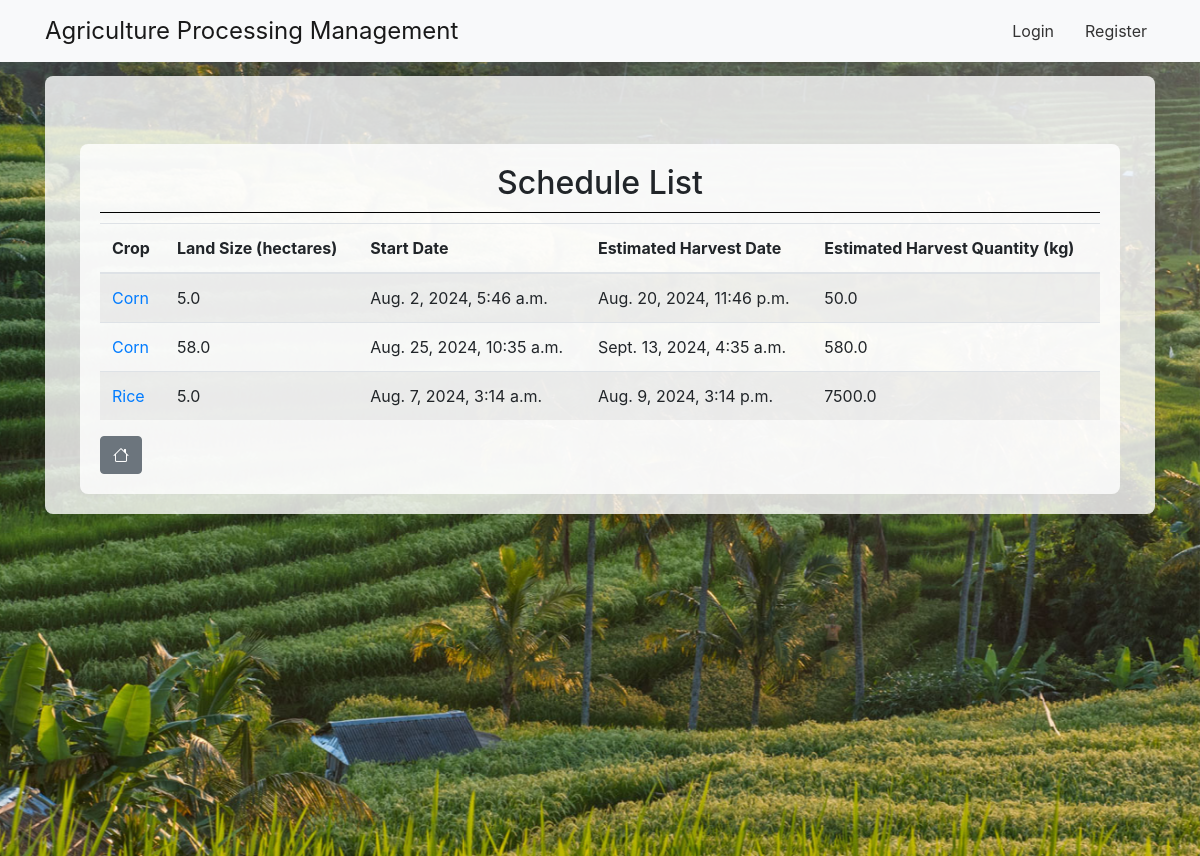
Screenshot of /schedule-list/ with the database file from the repository.
### APM_APP/models.py (models this page shows, shortened)
class FarmerAgriculturalWork(models.Model):
    user = models.ForeignKey(User, on_delete=models.CASCADE)
    crop = models.ForeignKey(Crop, on_delete=models.CASCADE)
    land_size = models.FloatField()
    start_date = models.DateTimeField()
    estimated_harvest_date = models.DateTimeField(null=True, blank=True)
    estimated_harvest_quantity = models.FloatField(null=True, blank=True)

class Crop(models.Model):
    name = models.CharField(max_length=100)
    description = models.TextField()

### APM_APP/views.py (the view)
# urls.py: path('schedule-list/', views.ScheduleListView.as_view(), name='schedule_list'),
class ScheduleListView(View):
    def get(self, request):
        calendars = FarmerAgriculturalWork.objects.all()
        return render(request, 'schedule_list.html', {'calendars': calendars})

### APM_APP/templates/schedule_list.html (shortened to what this page needs)
{% extends "base.html" %}
{% load crispy_forms_tags %}
{% block content %}
<div class="container mt-5">
    <div class="content-wrapper">
        <h2 class="text-center">Schedule List</h2>
        <div class="separator"></div>
        <table class="table table-striped">
            <thead>
                <tr>
                    <th>Crop</th>
                    <th>Land Size (hectares)</th>
                    <th>Start Date</th>
                    <th>Estimated Harvest Date</th>
                    <th>Estimated Harvest Quantity (kg)</th>
                </tr>
            </thead>
            <tbody>
                {% for calendar in calendars %}
                    <tr>
                        <td>
                            <a href="{% url 'calendar_detail' calendar.pk %}">{{ calendar.crop.name }}</a>
                        </td>
                        <td>{{ calendar.land_size }}</td>
                        <td>{{ calendar.start_date }}</td>
                        <td>{{ calendar.estimated_harvest_date }}</td>
                        <td>{{ calendar.estimated_harvest_quantity }}</td>
                    </tr>
                {% endfor %}
            </tbody>
        </table>
        <div class="d-flex justify-content-between align-items-center mt-3">
            <div class="text-start">
                <a href="{% url 'home' %}" class="btn btn-secondary">
                    <i class="bi bi-house"></i>
                </a>
            </div>
        </div>
    </div>
</div>
{% endblock %}

### rows the page displays
FarmerAgriculturalWork: crop.name "Corn", land_size "5.0", start_date "Aug. 2, 2024, 5:46 a.m.", estimated_harvest_date "Aug. 20, 2024, 11:46 p.m.", estimated_harvest_quantity "50.0"
FarmerAgriculturalWork: crop.name "Corn", land_size "58.0", start_date "Aug. 25, 2024, 10:35 a.m.", estimated_harvest_date "Sept. 13, 2024, 4:35 a.m.", estimated_harvest_quantity "580.0"
FarmerAgriculturalWork: crop.name "Rice", land_size "5.0", start_date "Aug. 7, 2024, 3:14 a.m.", estimated_harvest_date "Aug. 9, 2024, 3:14 p.m.", estimated_harvest_quantity "7500.0"
